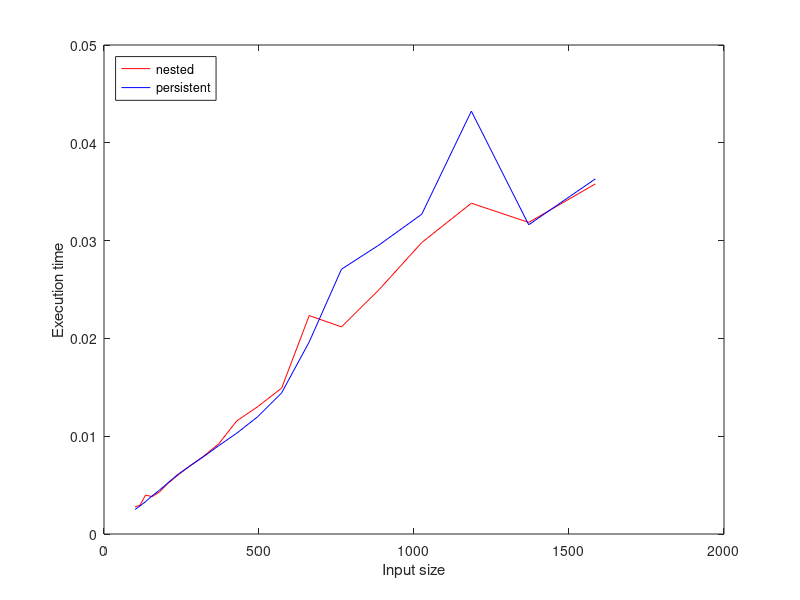

MATLAB code for this plot:
function StackDemo()
    %demonstrates how nested function invocation is unacceptably slow.
    
    sizes = round(logspace(2, 3.2, 20));
        
    timesNested = zeros(size(sizes));
    timesPersistent = zeros(size(sizes));
    
    for i = 1:numel(sizes)
        disp(sizes(i));
        %time the nested stack -- how a stack would be implemented if its
        %speed was at all acceptable.
        timesNested(i) = testStack(@nestedStack, sizes(i), sizes(i));
        
        %What happens when the stack is stored in a persistent, instead of
        %externally scoped variable. This is unusable for general purposes
        %because now there can only be one stack at a time.
        timesPersistent(i) = testStack(@persistentStack, sizes(i), sizes(i));
    end
    
    %plot the results.
    plot(sizes, timesNested, 'r-', sizes, timesPersistent, 'b-');
    xlabel('Input size');
    ylabel('Execution time');
    legend('nested', 'persistent', 'Location', 'NorthWest');
    
end

function time = testStack(constructor, n, m)
    [push, pop, look] = constructor();
    a = cputime();
    for i = 1:n
        push(n);
        look();
    end
    for i = 1:m
        look();
        pop();
    end
    time = cputime() - a;
end

function [pushFn, popFn, lookFn] = nestedStack()
    %implement a stack using nested functions.
    stack = {};
    
    pushFn = @push;
    popFn = @pop;
    lookFn = @look;
    
    function push(what)
        stack = {what stack};
    end

    function what = pop()
        if isempty(stack)
            what = [];
            stack = {};
        else
            what = stack{1};
            stack = stack{2};
        end
    end

    function what = look()
        what = stack{1};
    end

end

function [pushFn, popFn, lookFn] = persistentStack()
    %same as above ut the stack is in a persistent var. 
    %NO GOOD FOR ACTUAL USE since you cannot have more than one stack this way.
    
    persistent stack;
    
    pushFn = @push;
    popFn = @pop;
    lookFn = @look;
    
    function push(what)
        stack = {what stack};
    end

    function what = pop()
        if isempty(stack)
            what = [];
            stack = {};
        else
            what = stack{1};
            stack = stack{2};
        end
    end

    function what = look()
        what = stack{1};
    end
end